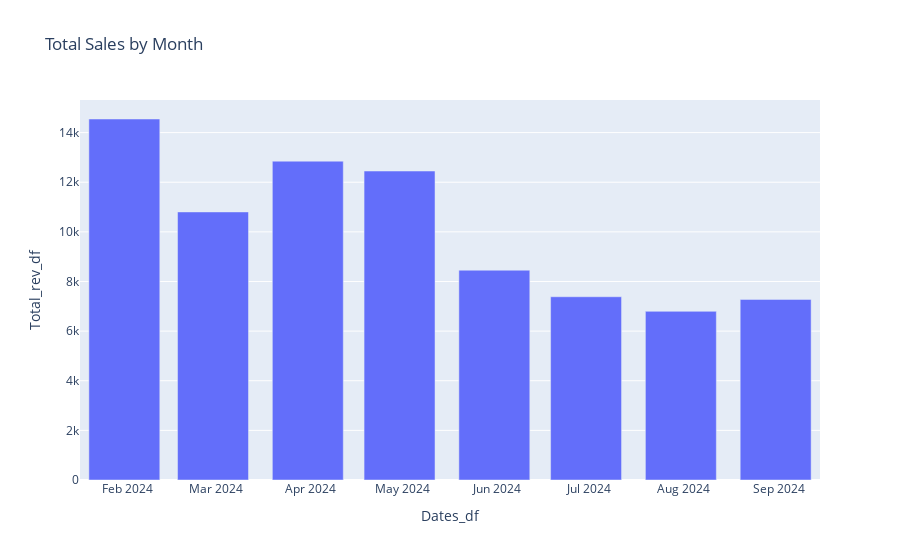

Source (notebook cell):
### Code cell
# Print Chart
fig = px.bar(sales_by_month, x=sales_by_month.index, y='Total_rev_df', title='Total Sales by Month')
fig.show()

### Figure 1 — Plotly figure (JSON) as saved in the notebook; plotly's stock layout.template omitted (floating-point values rounded to 4 significant figures)
{"data": [{"alignmentgroup": "True", "hovertemplate": "Dates_df=%{x}<br>Total_rev_df=%{y}<extra></extra>", "legendgroup": "", "marker": {"color": "#636efa", "pattern": {"shape": ""}}, "name": "", "offsetgroup": "", "orientation": "v", "showlegend": false, "textposition": "auto", "type": "bar", "x": ["2024-01-31T00:00:00", "2024-02-29T00:00:00", "2024-03-31T00:00:00", "2024-04-30T00:00:00", "2024-05-31T00:00:00", "2024-06-30T00:00:00", "2024-07-31T00:00:00", "2024-08-31T00:00:00"], "xaxis": "x", "y": [14550.0, 10800.0, 12850.0, 12450.0, 8455.0, 7385.0, 6797.0, 7278.0], "yaxis": "y"}], "layout": {"barmode": "relative", "legend": {"tracegroupgap": 0}, "title": {"text": "Total Sales by Month"}, "xaxis": {"anchor": "y", "domain": [0, 1], "title": {"text": "Dates_df"}}, "yaxis": {"anchor": "x", "domain": [0, 1], "title": {"text": "Total_rev_df"}}}}
